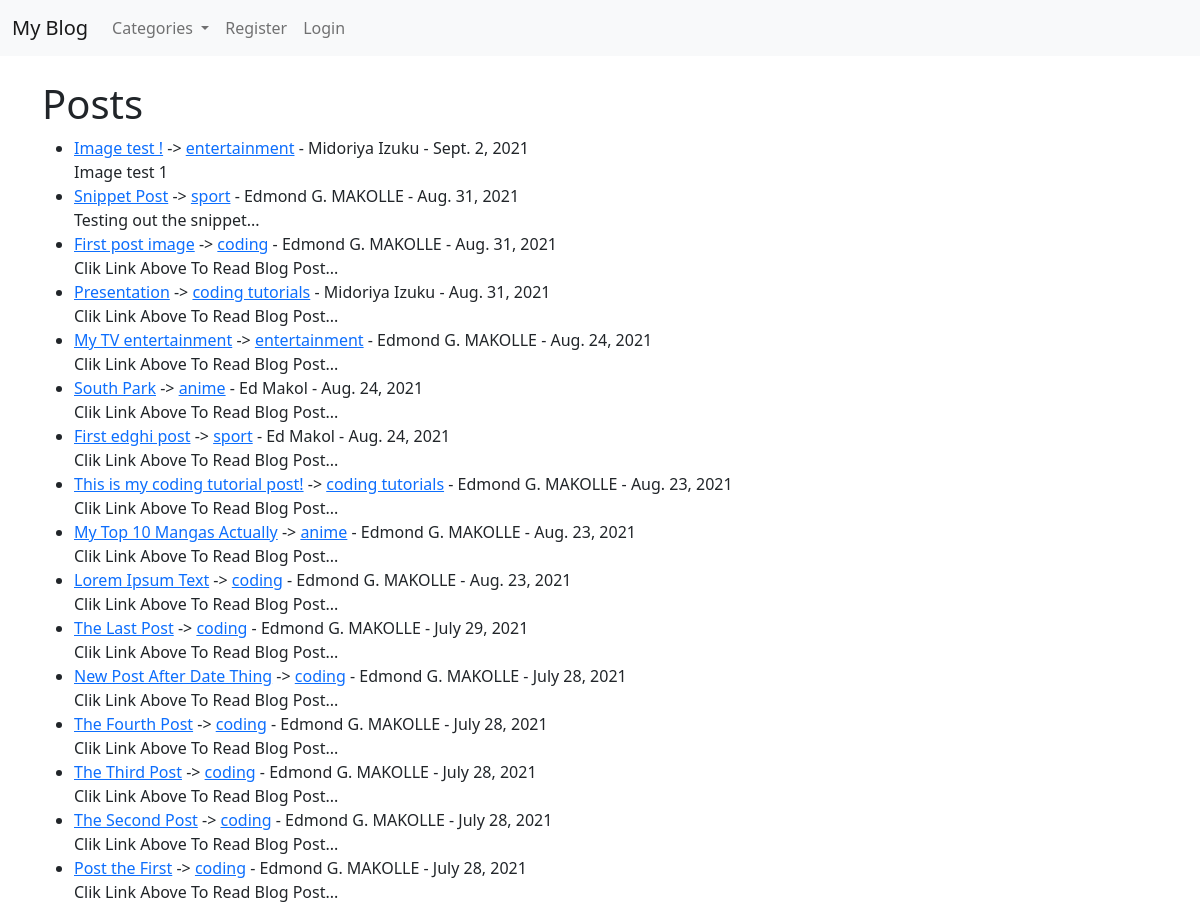
The page / on the database its author committed.
### theblog/models.py (models this page shows, shortened)
class Post (models.Model):
    title = models.CharField(max_length=255)
    header_image = models.ImageField(blank=True, null=True, upload_to="images/")
    author = models.ForeignKey(User, on_delete=models.CASCADE)
    body = RichTextField(blank=True, null=True)
    post_date = models.DateField(auto_now_add=True)
    category = models.CharField(max_length=255, default='coding')
    snippet = models.CharField(max_length=255)
    likes = models.ManyToManyField(User, related_name='blog_posts')

### theblog/views.py (the view)
# urls.py: path('', HomeView.as_view(), name="home"),
class HomeView(ListView):
    model = Post
    template_name = 'home.html'
    ordering = ['-id']  # Permet d'ordonner les Postes, ici c'est du plus recent au plus ancien
    """ Cette fonction permet de recuperer toutes les categories et de les afficher (dropdown) dans la
    vue choisit (ici HomeView) """
    def get_context_data(self, *args, **kwargs):
        cat_menu = Category.objects.all()
        context = super(HomeView, self).get_context_data(*args, **kwargs)
        context["cat_menu"] = cat_menu
        return context

### theblog/models.py (called while the page is built)
    def __str__(self):
        return self.name

### theblog/templates/home.html (shortened to what this page needs)
{% extends 'base.html' %}
{% block content %}
    <h1>Posts</h1>
    <ul>
        {% for post in object_list %}
            <li>
                <a href="{% url 'article-detail' post.pk %}">{{ post.title}}</a> ->
                <a href="{% url 'category' post.category|slugify %}">{{ post.category}}</a> -
                {{ post.author.first_name }} {{ post.author.last_name }} -
                {{ post.post_date }}
                <br>
                {{ post.snippet }}
                <br>
            </li>
        {% endfor %}
    </ul>
{% endblock %}

### rows shown on the page
Post: title "Image test !", category "entertainment", author.first_name "Midoriya", author.last_name "Izuku", post_date "Sept. 2, 2021", snippet "Image test 1"
Post: title "Snippet Post", category "sport", author.first_name "Edmond G.", author.last_name "MAKOLLE", post_date "Aug. 31, 2021", snippet "Testing out the snippet..."
Post: title "First post image", category "coding", author.first_name "Edmond G.", author.last_name "MAKOLLE", post_date "Aug. 31, 2021", snippet "Clik Link Above To Read Blog Post..."
Post: title "Presentation", category "coding tutorials", author.first_name "Midoriya", author.last_name "Izuku", post_date "Aug. 31, 2021", snippet "Clik Link Above To Read Blog Post..."
Post: title "My TV entertainment", category "entertainment", author.first_name "Edmond G.", author.last_name "MAKOLLE", post_date "Aug. 24, 2021", snippet "Clik Link Above To Read Blog Post..."
Post: title "South Park", category "anime", author.first_name "Ed", author.last_name "Makol", post_date "Aug. 24, 2021", snippet "Clik Link Above To Read Blog Post..."
Post: title "First edghi post", category "sport", author.first_name "Ed", author.last_name "Makol", post_date "Aug. 24, 2021", snippet "Clik Link Above To Read Blog Post..."
Post: title "This is my coding tutorial post!", category "coding tutorials", author.first_name "Edmond G.", author.last_name "MAKOLLE", post_date "Aug. 23, 2021", snippet "Clik Link Above To Read Blog Post..."
Post: title "My Top 10 Mangas Actually", category "anime", author.first_name "Edmond G.", author.last_name "MAKOLLE", post_date "Aug. 23, 2021", snippet "Clik Link Above To Read Blog Post..."
Post: title "Lorem Ipsum Text", category "coding", author.first_name "Edmond G.", author.last_name "MAKOLLE", post_date "Aug. 23, 2021", snippet "Clik Link Above To Read Blog Post..."
Post: title "The Last Post", category "coding", author.first_name "Edmond G.", author.last_name "MAKOLLE", post_date "July 29, 2021", snippet "Clik Link Above To Read Blog Post..."
Post: title "New Post After Date Thing", category "coding", author.first_name "Edmond G.", author.last_name "MAKOLLE", post_date "July 28, 2021", snippet "Clik Link Above To Read Blog Post..."
Post: title "The Fourth Post", category "coding", author.first_name "Edmond G.", author.last_name "MAKOLLE", post_date "July 28, 2021", snippet "Clik Link Above To Read Blog Post..."
Post: title "The Third Post", category "coding", author.first_name "Edmond G.", author.last_name "MAKOLLE", post_date "July 28, 2021", snippet "Clik Link Above To Read Blog Post..."
Post: title "The Second Post", category "coding", author.first_name "Edmond G.", author.last_name "MAKOLLE", post_date "July 28, 2021", snippet "Clik Link Above To Read Blog Post..."
Post: title "Post the First", category "coding", author.first_name "Edmond G.", author.last_name "MAKOLLE", post_date "July 28, 2021", snippet "Clik Link Above To Read Blog Post..."
